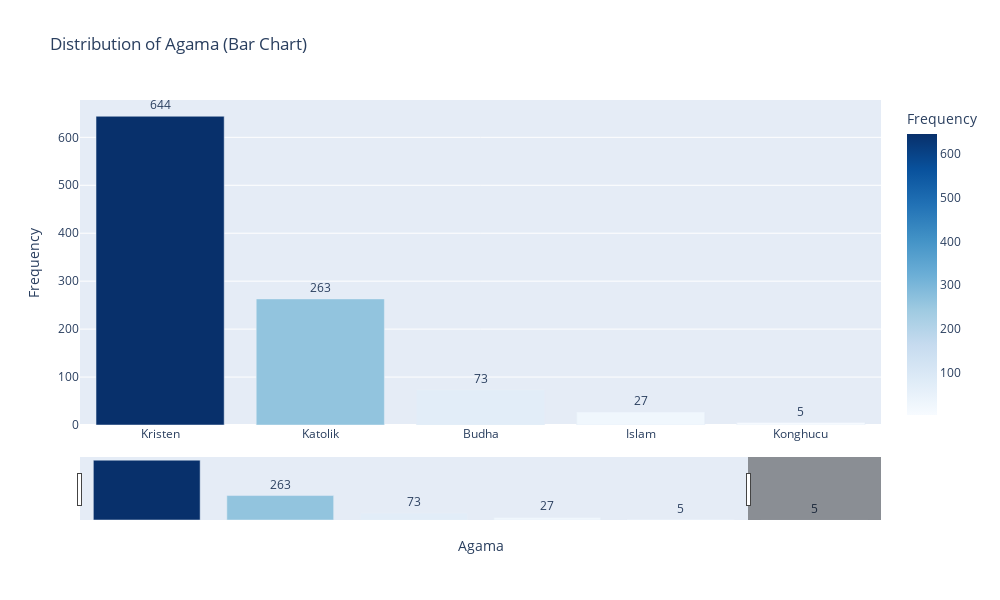

Write notebook code for a chart like this one.
### Markdown cell above
### Distribusi Agama

### Code cell
plot_vertical_bar(demografi_df, 'Agama')

### Figure 1 — Plotly figure (JSON) as saved in the notebook; plotly's stock layout.template omitted (floating-point values rounded to 4 significant figures)
{"data": [{"hovertemplate": "Agama=%{x}<br>Frequency=%{marker.color}<extra></extra>", "legendgroup": "", "marker": {"color": [644, 263, 73, 27, 5, 5], "coloraxis": "coloraxis", "pattern": {"shape": ""}}, "name": "", "orientation": "v", "showlegend": false, "text": [644.0, 263.0, 73.0, 27.0, 5.0, 5.0], "textposition": "outside", "type": "bar", "x": ["Kristen", "Katolik", "Budha", "Islam", "Konghucu", "Hindu"], "xaxis": "x", "y": [644, 263, 73, 27, 5, 5], "yaxis": "y"}], "layout": {"barmode": "relative", "coloraxis": {"colorbar": {"title": {"text": "Frequency"}}, "colorscale": [[0, "rgb(247,251,255)"], [0.125, "rgb(222,235,247)"], [0.25, "rgb(198,219,239)"], [0.375, "rgb(158,202,225)"], [0.5, "rgb(107,174,214)"], [0.625, "rgb(66,146,198)"], [0.75, "rgb(33,113,181)"], [0.875, "rgb(8,81,156)"], [1, "rgb(8,48,107)"]]}, "height": 600, "legend": {"tracegroupgap": 0}, "title": {"text": "Distribution of Agama (Bar Chart)"}, "width": 1000, "xaxis": {"anchor": "y", "categoryarray": ["Kristen", "Katolik", "Budha", "Islam", "Konghucu", "Hindu"], "categoryorder": "array", "domain": [0, 1], "range": [-0.5, 4.5], "rangeslider": {"visible": true}, "title": {"text": "Agama"}, "type": "category"}, "yaxis": {"anchor": "x", "domain": [0, 1], "title": {"text": "Frequency"}}}}
